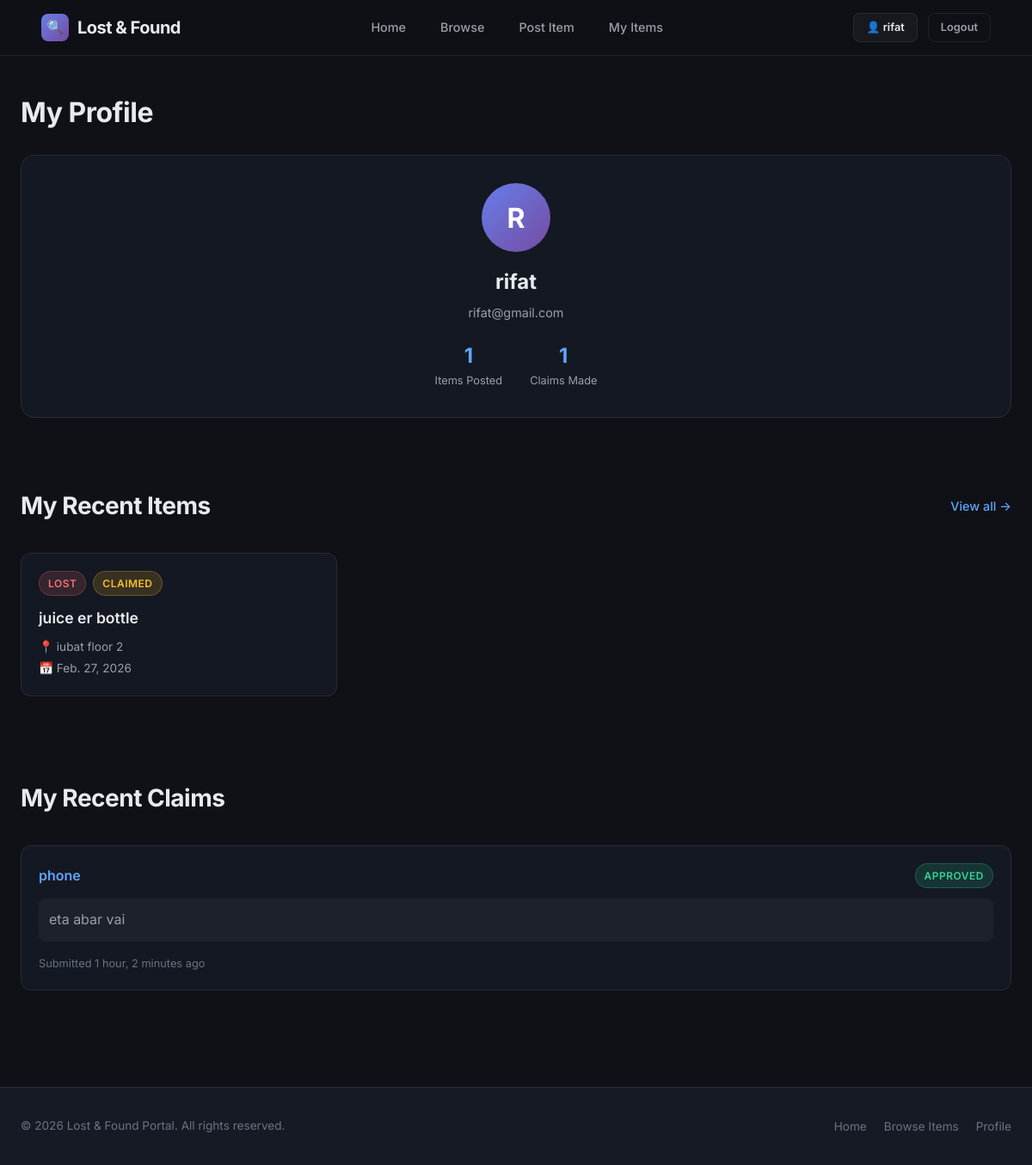
/accounts/profile/ (signed in), run on the app's committed database.
### items/models.py (models this page shows, shortened)
class Item(models.Model):
    CATEGORY_CHOICES = [
        ('electronics', 'Electronics'),
        ('documents', 'Documents'),
        ('clothing', 'Clothing'),
        ('accessories', 'Accessories'),
        ('keys', 'Keys'),
        ('bags', 'Bags & Wallets'),
        ('others', 'Others'),
    ]
    TYPE_CHOICES = [
        ('lost', 'Lost'),
        ('found', 'Found'),
    ]
    STATUS_CHOICES = [
        ('active', 'Active'),
        ('claimed', 'Claimed'),
        ('closed', 'Closed'),
    ]
    user = models.ForeignKey(User, on_delete=models.CASCADE, related_name='items')
    title = models.CharField(max_length=200)
    description = models.TextField()
    category = models.CharField(max_length=20, choices=CATEGORY_CHOICES, default='others')
    item_type = models.CharField(max_length=10, choices=TYPE_CHOICES)
    location = models.CharField(max_length=200)
    date_reported = models.DateField()
    image = models.ImageField(upload_to='items/', blank=True, null=True)
    status = models.CharField(max_length=10, choices=STATUS_CHOICES, default='active')
    created_at = models.DateTimeField(auto_now_add=True)
    updated_at = models.DateTimeField(auto_now=True)
    class Meta:
        ordering = ['-created_at']

class ClaimRequest(models.Model):
    STATUS_CHOICES = [
        ('pending', 'Pending'),
        ('approved', 'Approved'),
        ('rejected', 'Rejected'),
    ]
    item = models.ForeignKey(Item, on_delete=models.CASCADE, related_name='claims')
    claimant = models.ForeignKey(User, on_delete=models.CASCADE, related_name='claims')
    message = models.TextField(help_text='Describe why you believe this item belongs to you')
    status = models.CharField(max_length=10, choices=STATUS_CHOICES, default='pending')
    created_at = models.DateTimeField(auto_now_add=True)
    class Meta:
        ordering = ['-created_at']

### accounts/views.py (the view)
# urls.py: path('profile/', views.profile_view, name='profile'),
@login_required
def profile_view(request):
    user_items = request.user.items.all()
    user_claims = request.user.claims.all()
    context = {
        'user_items': user_items,
        'user_claims': user_claims,
    }
    return render(request, 'accounts/profile.html', context)

### templates/accounts/profile.html (shortened to what this page needs)
{% extends 'base.html' %}
{% block content %}
<div class="container">
    <div class="page-header">
        <h1>My Profile</h1>
    </div>
    <div class="profile-header">
        <div class="profile-avatar">
            {{ user.username|first|upper }}
        </div>
        <div class="profile-name">{{ user.username }}</div>
        <div class="profile-email">{{ user.email|default:"No email set" }}</div>
        <div class="profile-stats">
            <div class="profile-stat">
                <div class="profile-stat-number">{{ user_items.count }}</div>
                <div class="profile-stat-label">Items Posted</div>
            </div>
            <div class="profile-stat">
                <div class="profile-stat-number">{{ user_claims.count }}</div>
                <div class="profile-stat-label">Claims Made</div>
            </div>
        </div>
    </div>
    <div class="section">
        <div class="section-header">
            <h2>My Recent Items</h2>
            <a href="{% url 'my_items' %}" class="section-link">View all →</a>
        </div>
        {% if user_items %}
        <div class="item-grid">
            {% for item in user_items|slice:":4" %}
            <div class="item-card">
                <div class="item-card-body">
                    <div class="item-card-badges">
                        <span class="badge badge-{{ item.item_type }}">{{ item.get_item_type_display }}</span>
                        <span class="badge badge-{{ item.status }}">{{ item.get_status_display }}</span>
                    </div>
                    <h3 class="item-card-title">
                        <a href="{% url 'item_detail' pk=item.pk %}">{{ item.title }}</a>
                    </h3>
                    <div class="item-card-meta">
                        <span>📍 {{ item.location }}</span>
                        <span>📅 {{ item.date_reported }}</span>
                    </div>
                </div>
            </div>
            {% endfor %}
        </div>
        {% endif %}
    </div>
    <div class="section">
        <div class="section-header">
            <h2>My Recent Claims</h2>
        </div>
        {% if user_claims %}
        <div class="claims-list">
            {% for claim in user_claims|slice:":5" %}
            <div class="claim-card">
                <div class="claim-header">
                    <span class="claim-user">
                        <a href="{% url 'item_detail' pk=claim.item.pk %}">{{ claim.item.title }}</a>
                    </span>
                    <span class="badge badge-{{ claim.status }}">{{ claim.get_status_display }}</span>
                </div>
                <div class="claim-message">{{ claim.message|truncatewords:30 }}</div>
                <div style="font-size: 0.8rem; color: var(--text-muted);">
                    Submitted {{ claim.created_at|timesince }} ago
                </div>
            </div>
            {% endfor %}
        </div>
        {% endif %}
    </div>
</div>
{% endblock %}

### templates/base.html (shortened to what this page needs)
{% load static %}
<!DOCTYPE html>
<html lang="en">
<head>
    <link rel="stylesheet" href="{% static 'css/style.css' %}">
</head>
<body>
    <nav class="navbar">
        <div class="container">
            <a href="{% url 'home' %}" class="navbar-brand">
                <span class="brand-icon">🔍</span>
                Lost &amp; Found
            </a>
            <ul class="navbar-links">
                <li><a href="{% url 'home' %}" {% if request.resolver_match.url_name == 'home' %}class="active"{% endif %}>Home</a></li>
                <li><a href="{% url 'item_list' %}" {% if request.resolver_match.url_name == 'item_list' %}class="active"{% endif %}>Browse</a></li>
                {% if user.is_authenticated %}
                <li><a href="{% url 'item_create' %}" {% if request.resolver_match.url_name == 'item_create' %}class="active"{% endif %}>Post Item</a></li>
                <li><a href="{% url 'my_items' %}" {% if request.resolver_match.url_name == 'my_items' %}class="active"{% endif %}>My Items</a></li>
                {% endif %}
            </ul>
            <div class="navbar-auth">
                {% if user.is_authenticated %}
                    <a href="{% url 'profile' %}" class="btn btn-secondary btn-sm">👤 {{ user.username }}</a>
                    <a href="{% url 'logout' %}" class="btn btn-outline btn-sm">Logout</a>
                {% else %}
                    <a href="{% url 'login' %}" class="btn btn-secondary btn-sm">Login</a>
                    <a href="{% url 'register' %}" class="btn btn-primary btn-sm">Sign Up</a>
                {% endif %}
            </div>
        </div>
    </nav>
    <main>
        {% block content %}{% endblock %}
    </main>
    <footer class="footer">
        <div class="container">
            <div class="footer-content">
                <span class="footer-text">© 2026 Lost & Found Portal. All rights reserved.</span>
                <ul class="footer-links">
                    <li><a href="{% url 'home' %}">Home</a></li>
                    <li><a href="{% url 'item_list' %}">Browse Items</a></li>
                    {% if user.is_authenticated %}
                    <li><a href="{% url 'profile' %}">Profile</a></li>
                    {% endif %}
                </ul>
            </div>
        </div>
    </footer>
</body>
</html>

### data on the page
Item: item_type "LOST", status "CLAIMED", title "juice er bottle", location "iubat floor 2", date_reported "Feb. 27, 2026"
ClaimRequest: item "phone", status "APPROVED", message "eta abar vai", created_at "1 hour, 2 minutes"

### other printed values
{{ user.username }} "rifat"
{{ user.username|first|upper }} "R"
{{ user.email|default:"No email set" }} "rifat@gmail.com"
{{ user_items.count }} "1"
{{ user_claims.count }} "1"
